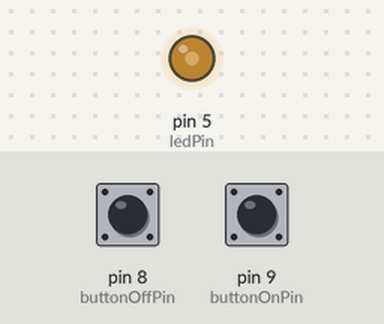
The sketch below on a simulated Arduino Uno, built with avr-gcc and run on an emulated ATmega328P. On the bench: output pins drawn as LEDs (lit = HIGH). The inputs (shaded band) are chosen by the test bench; at power-on: pin 8 (buttonOffPin) HIGH, pin 9 (buttonOnPin) HIGH.

Above: at 0.1 s.
Timing chart, 0 to 1.6 s (numbered marks = the images above):
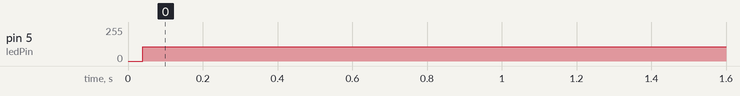

Measured:
- by itself, pin 5 (ledPin): 0/255 → 108/255 at 0.04 s

The sketch:

Lesson_4_Buttons.ino
```cpp
int ledPin = 5;
int buttonOnPin = 9;
int buttonOffPin = 8;


void setup() {
  // put your setup code here, to run once:
  pinMode(ledPin, OUTPUT);
  pinMode(buttonOnPin, INPUT_PULLUP);
  pinMode(buttonOffPin, INPUT_PULLUP);
}

void loop() {
  // put your main code here, to run repeatedly:
  if (digitalRead(buttonOnPin) == LOW);
  {
    digitalWrite(ledPin, HIGH);

  }
  if (digitalRead(buttonOffPin) == LOW);
  {
    digitalWrite(ledPin, LOW);

  }
}
```
